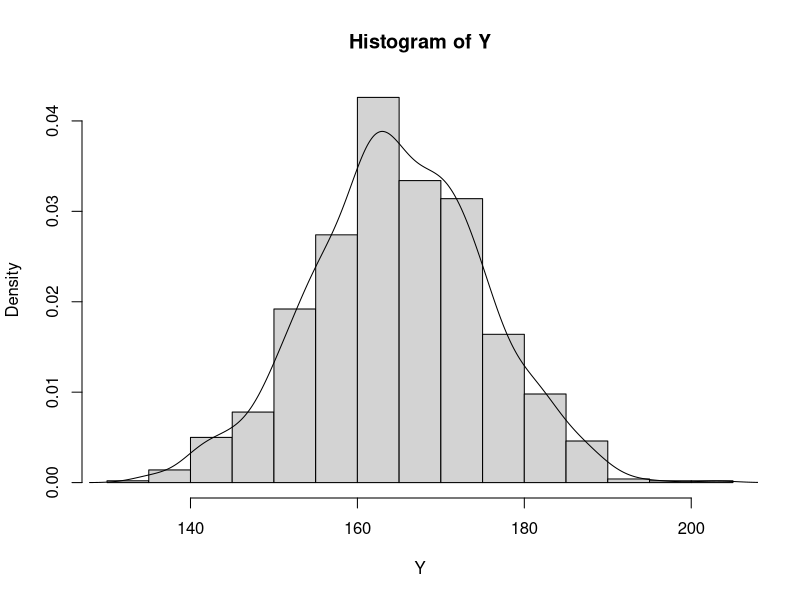
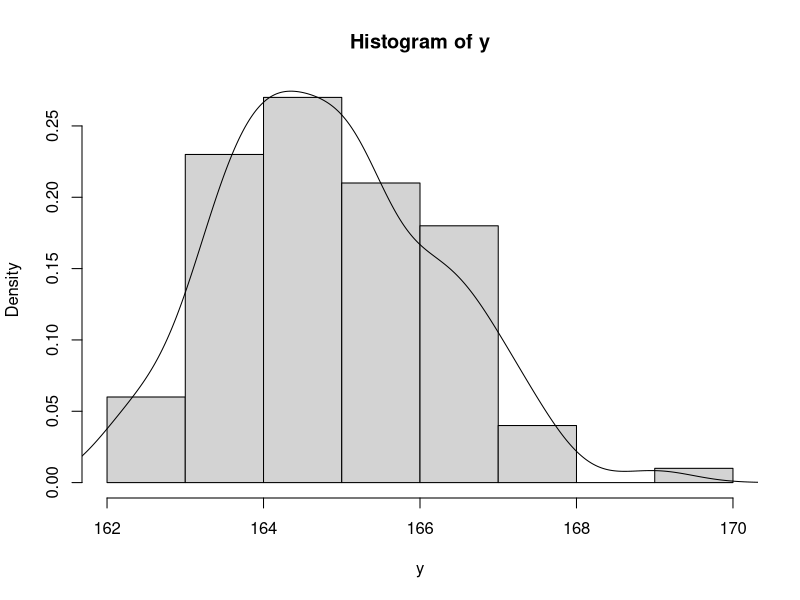

R code for these plots, in order:

#1. Generamos una población ficticia de tamaño N=1000
# Variable Y: talla en cm. Suponemos E(Y)=165, SD=10

set.seed(1) #para generar siempre los mismos números
Y<-rnorm(1000,165,10)
hist(Y,prob=TRUE)
lines(density(Y))

#2. Dos muestras diferentes de tamaño 50

y1<-sample(Y,size=50)
y2<-sample(Y,size=50)

#3. Para cada muestra calcule la media y la desviación estándar

mean(y1)
sd(y1)

mean(y2)
sd(y2)


#4. Tomamos 100 muestras diferentes de tamaño 50 y calculamos el promedio en cada muestra

y<-numeric(100)
for(i in 1:100){
  ys<-sample(Y,size=50)
  y[i]<-mean(ys)
}

#5. Observamos como se comporta el promedio (estimador del valor esperado) en muchas muestras

mean(y)
sd(y)
hist(y,prob=TRUE)
lines(density(y))

#6. Repita el ejercicio usando muestras de tamañ0 10, 30, 100. Compare
